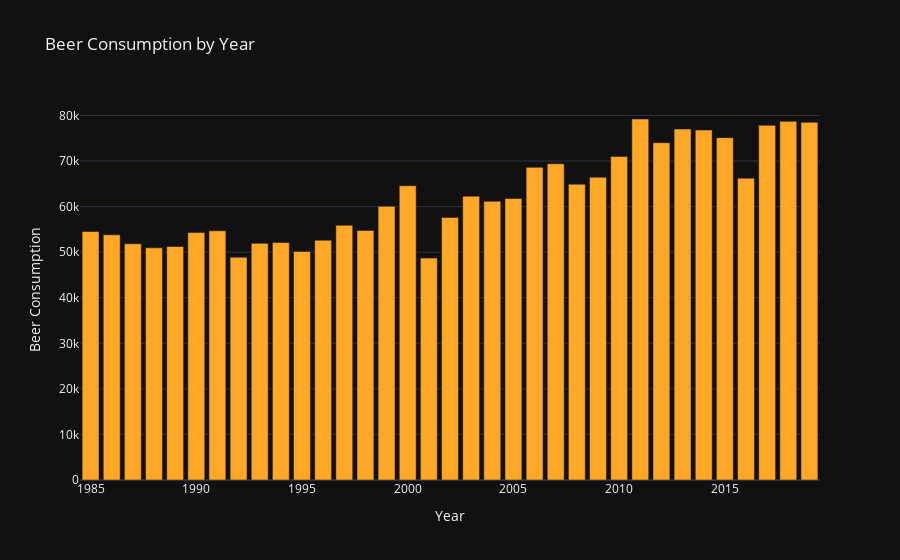
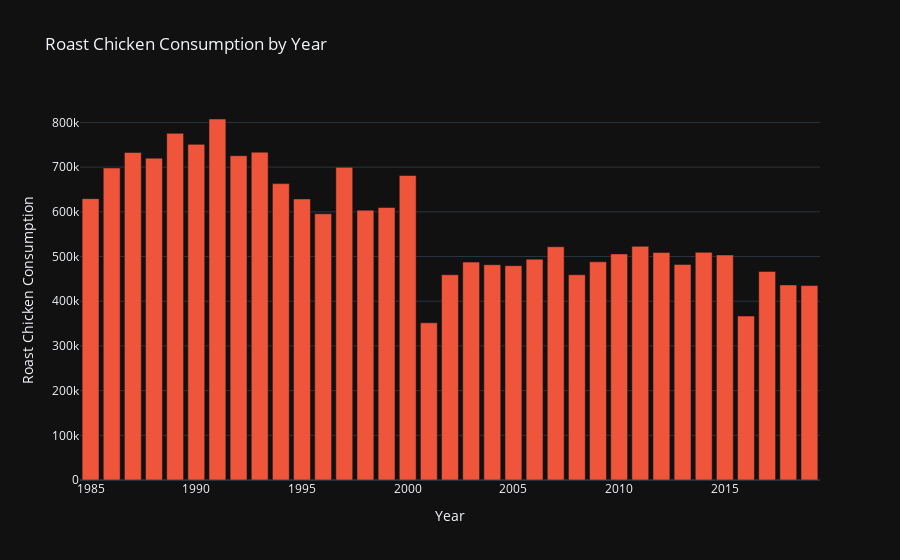

The code cell stored with these charts, in order, in its notebook:
### Markdown cell above
Based on the plot, I observed that the "Roast Chicken Price" has consistently been higher than the "Beer Price," except for the year **1999**.

### Code cell
# Group the data by year and calculate the sum of beer consumption and roast chicken consumption for each year
yearly_consumption = df.groupby('year')[['beer_consumption', 'roast_chicken_consumption']].sum().reset_index()

# Define custom colors for each chart
beer_color = "#FFA726"
roast_chicken_color = px.colors.qualitative.Plotly[1]

# Create a bar chart for Beer Consumption with the custom color
fig1 = px.bar(yearly_consumption, x='year', y='beer_consumption',
              labels={'year': 'Year', 'beer_consumption': 'Beer Consumption'},
              title='Beer Consumption by Year',
              color_discrete_sequence=[beer_color])

# Create a bar chart for Roast Chicken Consumption with the default color
fig2 = px.bar(yearly_consumption, x='year', y='roast_chicken_consumption',
              labels={'year': 'Year', 'roast_chicken_consumption': 'Roast Chicken Consumption'},
              title='Roast Chicken Consumption by Year',
              color_discrete_sequence=[roast_chicken_color])

fig1.update_layout(template='plotly_dark')
fig2.update_layout(template='plotly_dark')
fig1.show()
fig2.show()

### Figure 1 — Plotly figure (JSON) as saved in the notebook; plotly's stock layout.template omitted (floating-point values rounded to 4 significant figures)
{"data": [{"alignmentgroup": "True", "hovertemplate": "Year=%{x}<br>Beer Consumption=%{y}<extra></extra>", "legendgroup": "", "marker": {"color": "#FFA726", "pattern": {"shape": ""}}, "name": "", "offsetgroup": "", "orientation": "v", "showlegend": false, "textposition": "auto", "type": "bar", "x": [1985, 1986, 1987, 1988, 1989, 1990, 1991, 1992, 1993, 1994, 1995, 1996, 1997, 1998, 1999, 2000, 2001, 2002, 2003, 2004, 2005, 2006, 2007, 2008, 2009, 2010, 2011, 2012, 2013, 2014, 2015, 2016, 2017, 2018, 2019], "xaxis": "x", "y": [54541, 53807, 51842, 50951, 51241, 54300, 54686, 48888, 51933, 52108, 50162, 52622, 55891, 54782, 60054, 64591, 48698, 57614, 62294, 61163, 61772, 68617, 69406, 64922, 66436, 71000, 79225, 74025, 77031, 76808, 75134, 66231, 77836, 78705, 78502], "yaxis": "y"}], "layout": {"barmode": "relative", "legend": {"tracegroupgap": 0}, "title": {"text": "Beer Consumption by Year"}, "xaxis": {"anchor": "y", "domain": [0, 1], "title": {"text": "Year"}}, "yaxis": {"anchor": "x", "domain": [0, 1], "title": {"text": "Beer Consumption"}}}}

### Figure 2 — Plotly figure (JSON) as saved in the notebook; plotly's stock layout.template omitted (floating-point values rounded to 4 significant figures)
{"data": [{"alignmentgroup": "True", "hovertemplate": "Year=%{x}<br>Roast Chicken Consumption=%{y}<extra></extra>", "legendgroup": "", "marker": {"color": "#EF553B", "pattern": {"shape": ""}}, "name": "", "offsetgroup": "", "orientation": "v", "showlegend": false, "textposition": "auto", "type": "bar", "x": [1985, 1986, 1987, 1988, 1989, 1990, 1991, 1992, 1993, 1994, 1995, 1996, 1997, 1998, 1999, 2000, 2001, 2002, 2003, 2004, 2005, 2006, 2007, 2008, 2009, 2010, 2011, 2012, 2013, 2014, 2015, 2016, 2017, 2018, 2019], "xaxis": "x", "y": [629520, 698137, 732859, 720139, 775674, 750947, 807710, 725612, 733517, 663135, 628890, 595580, 699562, 603746, 609661, 681242, 351705, 459259, 487487, 481649, 479610, 494135, 521872, 459356, 488137, 505901, 522821, 508958, 482361, 509420, 503510, 366876, 466747, 436492, 434998], "yaxis": "y"}], "layout": {"barmode": "relative", "legend": {"tracegroupgap": 0}, "title": {"text": "Roast Chicken Consumption by Year"}, "xaxis": {"anchor": "y", "domain": [0, 1], "title": {"text": "Year"}}, "yaxis": {"anchor": "x", "domain": [0, 1], "title": {"text": "Roast Chicken Consumption"}}}}
